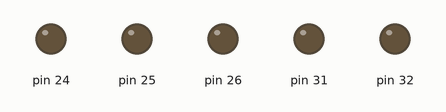
Recording of a sketch running on a simulated Teensy 4. Shown: output pins drawn as LEDs (lit = HIGH). Pins used as bus, display or sensor lines are not drawn; what the sketch prints to the serial monitor is not drawn.

Above: at 0.1 s.
At 6.5 s:
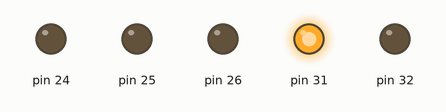
At 8.9 s:
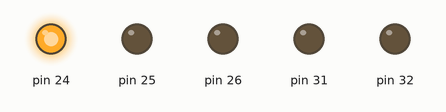
At 11.9 s:
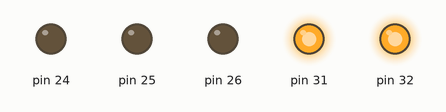
At 22.0 s:
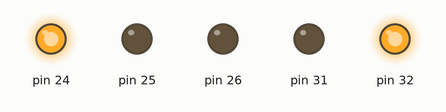
At 41.8 s:
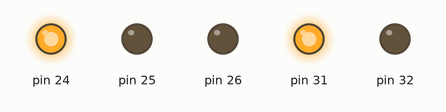
Timing chart, 0 to 46.0 s (numbered marks = the images above):
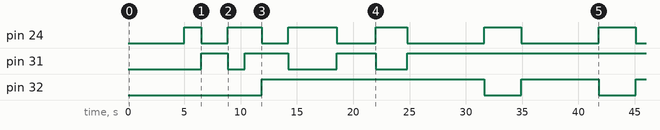

Measured:
- by itself, pin 24: HIGH → LOW at 6.5 s, → HIGH 2.4 s later, → LOW 3.0 s later, → HIGH 2.4 s later, … (11 changes in this stretch)
- by itself, pin 31: goes HIGH 2.4 s, LOW 1.5 s, HIGH 3.9 s, LOW 4.3 s, HIGH 3.4 s, LOW 2.8 s, then HIGH
- by itself, pin 32: goes HIGH 19.8 s, LOW 3.3 s, HIGH 6.9 s, LOW 3.3 s, then HIGH

The sketch:

summerbot-motionbase.ino
```cpp
//#include <Arduino.h>
#include "DualDRV8825.h"
#include "MotionBase.h"
IntervalTimer motionTimer;
DualDRV8825* dd=new DualDRV8825(200, 32, 30, 31, 29, 26, 25, 24);// steps per rev,left dir pin, left step pin, right dir pin, right step pin, mode pin 0, mode pin 1, mode pin 2
MotionBase mb(dd,33,63); // motors, wheel radius, robot radius, x, y, a
int r = 0;
void setup (){
  //Timer
  motionTimer.begin(motionLoop,100);// 10kHz (100 is the period in microS)
  motionTimer.priority(1); //slightly above normal

  //Serial
  Serial.begin(250000);

  //Test move
  delay(5000);
  Serial.println("Start");
  mb.moveToRPM(100,100,3.141592/2,400); //move diagonaly to x=100 y=100 then turn to a=90deg
  mb.moveTo(200,200,3.141592/2);
  mb.moveTo(0,0,0);
  mb.moveTo(1000,0,3.141592);
  mb.moveTo(0,0,0);
  mb.moveToRPM(1000,0,3.141592,48);
  Serial.println(mb.movesString()); //should be 3 moves
  mb.computeLastMoveCoords();
  Serial.print(mb.getLastMoveX());
  Serial.print(" ");
  Serial.print(mb.getLastMoveY());
  Serial.print(" ");
  Serial.println(mb.getLastMoveA());
  delay(1000);
}

void loop (){
  //Debug display
  if(r>1000){
    Serial.println(mb.movesString());
    Serial.println(dd->getRemainingSteps());
    Serial.print(mb.getX());
    Serial.print(" ");
    Serial.print(mb.getY());
    Serial.print(" ");
    Serial.println(mb.getA());
    r=0;
  }
  r++;
}
void motionLoop(){
  mb.update();
}
```

DualDRV8825.cpp
```cpp
#include "DualDRV8825.h"
#include <Arduino.h>

const uint8_t DualDRV8825::MS_TABLE[] = {0b000, 0b001, 0b010, 0b011, 0b100, 0b111};

/*
 * Basic connection: only DIR, STEP are connected.
 * Microstepping controls should be hardwired.
 */
DualDRV8825::DualDRV8825(short steps, short ldir_pin, short lstep_pin, short rdir_pin, short rstep_pin)
:motor_steps(steps), ldir_pin(ldir_pin), lstep_pin(lstep_pin), rdir_pin(rdir_pin), rstep_pin(rstep_pin)
{}

DualDRV8825::DualDRV8825(short steps, short ldir_pin, short lstep_pin, short rdir_pin, short rstep_pin, short enable_pin)
:motor_steps(steps), ldir_pin(ldir_pin), lstep_pin(lstep_pin), rdir_pin(rdir_pin), rstep_pin(rstep_pin), enable_pin(enable_pin)
{}

DualDRV8825::DualDRV8825(short steps, short ldir, short lstep, short rdir, short rstep, short ms1, short ms2, short ms3)
:motor_steps(steps), ldir_pin(ldir), lstep_pin(lstep), rdir_pin(rdir), rstep_pin(rstep),ms1_pin(ms1), ms2_pin(ms2), ms3_pin(ms3)
{}

DualDRV8825::DualDRV8825(short steps, short ldir_pin, short lstep_pin, short rdir_pin, short rstep_pin, short enable_pin, short ms1_pin, short ms2_pin, short ms3_pin)
:motor_steps(steps), ldir_pin(ldir_pin), lstep_pin(lstep_pin), rdir_pin(rdir_pin), rstep_pin(rstep_pin), enable_pin(enable_pin),ms1_pin(ms1_pin), ms2_pin(ms2_pin), ms3_pin(ms3_pin)
{}
/*
 * Initialize pins, calculate timings etc
 */
void DualDRV8825::begin(short rpm, short microsteps){
    pinMode(ldir_pin, OUTPUT);
    pinMode(rdir_pin, OUTPUT);
    digitalWrite(ldir_pin, HIGH);
    digitalWrite(rdir_pin, HIGH);

    pinMode(lstep_pin, OUTPUT);
    pinMode(rstep_pin, OUTPUT);
    digitalWrite(lstep_pin, LOW);
    digitalWrite(rstep_pin, LOW);

    if IS_CONNECTED(enable_pin){
        pinMode(enable_pin, OUTPUT);
        digitalWrite(enable_pin, HIGH); // disable
    }

    this->rpm = rpm;
    setMicrostep(microsteps);

    enable();
    if (!IS_CONNECTED(ms1_pin) || !IS_CONNECTED(ms2_pin) || !IS_CONNECTED(ms3_pin)){
        return;
    }

    pinMode(ms1_pin, OUTPUT);
    pinMode(ms2_pin, OUTPUT);
    pinMode(ms3_pin, OUTPUT);
}

/*
 * Set target motor RPM (1-200 is a reasonable range)
 */
void DualDRV8825::setRPM(short rpm){
    if (this->rpm == 0){        // begin() has not been called (old 1.0 code)
        begin(rpm, microsteps);
    }
    this->rpm = rpm;
}

/*
 * Set stepping mode (1:microsteps)
 * Allowed ranges for DualDRV8825 are 1:1 to 1:128
 */
short DualDRV8825::setMicrostep(short microsteps){
    for (short ms=1; ms <= getMaxMicrostep(); ms<<=1){
        if (microsteps == ms){
            this->microsteps = microsteps;
            break;
        }
    }

    if (!IS_CONNECTED(ms1_pin) || !IS_CONNECTED(ms2_pin) || !IS_CONNECTED(ms3_pin)){
        return this->microsteps;
    }

    const uint8_t* ms_table = getMicrostepTable();
    size_t ms_table_size = getMicrostepTableSize();

    unsigned short i = 0;
    while (i < ms_table_size){
        if (this->microsteps & (1<<i)){
            uint8_t mask = ms_table[i];
            digitalWrite(ms3_pin, mask & 4);
            digitalWrite(ms2_pin, mask & 2);
            digitalWrite(ms1_pin, mask & 1);
            break;
        }
        i++;
    }
    return this->microsteps;
}

const uint8_t* DualDRV8825::getMicrostepTable()
{
    return (uint8_t*)DualDRV8825::MS_TABLE;
}

size_t DualDRV8825::getMicrostepTableSize()
{
    return sizeof(MS_TABLE);
}

short DualDRV8825::getMaxMicrostep(){
    return DualDRV8825::MAX_MICROSTEP;
}


/*
 * Set speed profile - CONSTANT_SPEED, LINEAR_SPEED (accelerated)
 * accel and decel are given in [full steps/s^2]
 */
void DualDRV8825::setSpeedProfile(Mode mode, short accel, short decel){
    profile.mode = mode;
    profile.accel = accel;
    profile.decel = decel;
}
void DualDRV8825::setSpeedProfile(struct Profile profile){
    this->profile = profile;
}

/*
 * Move the motor a given number of steps.
 * positive to move forward, negative to reverse
 */
void DualDRV8825::syncMove(long steps,short rotate){
    asyncMove(steps,rotate);
    while (update());
}
/*
 * Set up a new move or alter an active move (calculate and save the parameters)
 */
void DualDRV8825::asyncMove(long steps,short rotate){
    long speed;
    if (steps_remaining>0){
        alterMove(steps,rotate);
    } else {
        // set up new move
        dir_state = (steps >= 0) ? HIGH : LOW;
        rot_state = rotate ? HIGH : LOW;
        last_action_end = 0;
        steps_remaining = abs(steps);
        step_count = 0;
        rest = 0;
        switch (profile.mode){
        case LINEAR_SPEED:
            // speed is in [steps/s]
            speed = rpm * motor_steps / 60;
            // how many steps from 0 to target rpm
            steps_to_cruise = speed * speed * microsteps / (2 * profile.accel);
            // how many steps are needed from target rpm to a full stop
            steps_to_brake = steps_to_cruise * profile.accel / profile.decel;
            if (steps_remaining < steps_to_cruise + steps_to_brake){
                // cannot reach max speed, will need to brake early
                steps_to_cruise = steps_remaining * profile.decel / (profile.accel + profile.decel);
                steps_to_brake = steps_remaining - steps_to_cruise;
            }
            // Initial pulse (c0) including error correction factor 0.676 [us]
            step_pulse = (1e+6)*0.676*sqrt(2.0f/(profile.accel*microsteps));
            break;

        case CONSTANT_SPEED:
        default:
            step_pulse = STEP_PULSE(rpm, motor_steps, microsteps);
            steps_to_cruise = 0;
            steps_to_brake = 0;
        }
    }
}
/*
 * Alter a running move by adding/removing steps
 * FIXME: This is a naive implementation and it only works well in CRUISING state
 */
void DualDRV8825::alterMove(long steps,short rotate){
    switch (getCurrentState()){
    case ACCELERATING: // this also works but will keep the original speed target
    case CRUISING:
        rot_state = rotate ? HIGH : LOW;
        if (steps >= 0){
            steps_remaining += steps;
        } else {
            steps_remaining = max(steps_to_brake, steps_remaining+steps);
        };
        break;
    case DECELERATING:
        // would need to start accelerating again -- NOT IMPLEMENTED
        break;
    case STOPPED:
        asyncMove(steps,rotate);
        break;
    }
}
/*
 * Brake early.
 */
void DualDRV8825::startBrake(void){
    switch (getCurrentState()){
    case CRUISING:  // this applies to both CONSTANT_SPEED and LINEAR_SPEED modes
        steps_remaining = steps_to_brake;
        break;

    case ACCELERATING:
        steps_remaining = step_count * profile.accel / profile.decel;
        break;

    default:
        break; // nothing to do if already stopped or braking
    }
}
/*
 * Stop movement immediately.
 */
void DualDRV8825::stop(void){
    steps_remaining = 0;
}
/*
 * Return calculated time to complete the given move
 */
long DualDRV8825::getTimeForMove(long steps){
    long t;
    switch (profile.mode){
        case LINEAR_SPEED:
            asyncMove(steps);
            t = (long)(
                  sqrt((double)(2 * steps_to_cruise / profile.accel)) +
                  (steps_remaining - steps_to_cruise - steps_to_brake) * STEP_PULSE(rpm, motor_steps, microsteps) +
                  sqrt((double)(2 * steps_to_brake / profile.decel))
                );
            break;
        case CONSTANT_SPEED:
        default:
            t = STEP_PULSE(rpm, motor_steps, microsteps);
    }
    return t;
}
/*
 * calculate the interval til the next pulse
 */
void DualDRV8825::calcStepPulse(void){
    if (steps_remaining <= 0){  // this should not happen, but avoids strange calculations
        return;
    }

    steps_remaining--;
    step_count++;

    if (profile.mode == LINEAR_SPEED){
        switch (getCurrentState()){
        case ACCELERATING:
            step_pulse = step_pulse - (2*step_pulse+rest)/(4*step_count+1);
            rest = (step_count < steps_to_cruise) ? (2*step_pulse+rest) % (4*step_count+1) : 0;
            break;

        case DECELERATING:
            step_pulse = step_pulse - (2*step_pulse+rest)/(-4*steps_remaining+1);
            rest = (2*step_pulse+rest) % (-4*steps_remaining+1);
            break;

        default:
            break; // no speed changes
        }
    }
}
/*
 * Yield to step control
 * Toggle step and return if the motor is working
 */
bool DualDRV8825::update(void){
    if (steps_remaining > 0){
        if(micros()>next_action_interval+last_action_end){
          /*
           * DIR pin is sampled on rising STEP edge, so it is set first
           */
          digitalWrite(ldir_pin, dir_state);
          digitalWrite(rdir_pin, dir_state != rot_state? HIGH:LOW);
          digitalWrite(lstep_pin, HIGH);
          digitalWrite(rstep_pin, HIGH);
          unsigned m = micros();
          long pulse = step_pulse; // save value because calcStepPulse() will overwrite it
          calcStepPulse();
          m = micros() - m;
          // We should pull HIGH for 1-2us (step_high_min)
          if (m < step_high_min){ // fast MCPU or CONSTANT_SPEED
              delayMicros(step_high_min-m);
              m = step_high_min;
          };
          digitalWrite(lstep_pin, LOW);
          digitalWrite(rstep_pin, LOW);
          // account for calcStepPulse() execution time; sets ceiling for max rpm on slower MCUs
          last_action_end = micros();
          next_action_interval = (pulse > m) ? pulse - m : 1;
        }
        return true;
    } else {
        // end of move
        last_action_end = 0;
        next_action_interval = 0;
        return false;
    }
}

enum DualDRV8825::State DualDRV8825::getCurrentState(void){
    enum State state;
    if (steps_remaining <= 0){
        state = STOPPED;
    } else {
        if (steps_remaining <= steps_to_brake){
            state = DECELERATING;
        } else if (step_count <= steps_to_cruise){
            state = ACCELERATING;
        } else {
            state = CRUISING;
        }
    }
    return state;
}

/*
 * Enable/Disable the motor by setting a digital flag
 */
void DualDRV8825::enable(void){
    if IS_CONNECTED(enable_pin){
        digitalWrite(enable_pin, LOW);
    }
}

void DualDRV8825::disable(void){
    if IS_CONNECTED(enable_pin){
        digitalWrite(enable_pin, HIGH);
    }
}
```

DualDRV8825.h
```cpp
/*
 * Generic Stepper Motor Driver For Interupt Updates
 *
 * By Titouan Baillon for ARENIB
 * Based on work from Laurentiu Badea
 */
#ifndef DUAL_DRV8825_H
#define DUAL_DRV8825_H
#include <Arduino.h>

// used internally by the library to mark unconnected pins
#define PIN_UNCONNECTED -1
#define IS_CONNECTED(pin) (pin != PIN_UNCONNECTED)

/*
 * calculate the step pulse in microseconds for a given rpm value.
 * 60[s/min] * 1000000[us/s] / microsteps / steps / rpm
 */
#define STEP_PULSE(steps, microsteps, rpm) (60*1000000L/steps/microsteps/rpm)

// don't call yield if we have a wait shorter than this
#define MIN_YIELD_MICROS 50

/*
 * Basic Stepper Driver class.
 * Microstepping level should be externally controlled or hardwired.
 */
class DualDRV8825 {
public:
    enum Mode {CONSTANT_SPEED, LINEAR_SPEED};
    enum State {STOPPED, ACCELERATING, CRUISING, DECELERATING};
    struct Profile {
        Mode mode = CONSTANT_SPEED;
        short accel = 1000;     // acceleration [steps/s^2]
        short decel = 1000;     // deceleration [steps/s^2]
    };
    static inline void delayMicros(unsigned long delay_us, unsigned long start_us = 0){
        if (delay_us){
            if (!start_us){
                start_us = micros();
            }
            if (delay_us > MIN_YIELD_MICROS){
                yield();
            }
            // See https://www.gammon.com.au/millis
            while (micros() - start_us < delay_us);
        }
    }

private:
    // calculation remainder to be fed into successive steps to increase accuracy (Atmel DOC8017)
    long rest;
    unsigned long last_action_end = 0;
    unsigned long next_action_interval = 0;

protected:
    /*
     * Motor Configuration
     */
    short motor_steps;           // motor steps per revolution (usually 200)

    /*
     * Driver Configuration
     */
    short ldir_pin;
    short lstep_pin;
    short rdir_pin;
    short rstep_pin;
    short enable_pin = PIN_UNCONNECTED;
    static const uint8_t MS_TABLE[];
    short ms1_pin = PIN_UNCONNECTED;
    short ms2_pin = PIN_UNCONNECTED;
    short ms3_pin = PIN_UNCONNECTED;
    virtual const uint8_t* getMicrostepTable();
    virtual size_t getMicrostepTableSize();
    short getMaxMicrostep();
    // current microstep level (1,2,4,8,...), must be < getMaxMicrostep()
    short microsteps = 1;
    // tWH(STEP) pulse duration, STEP high, min value (us)
    static const int step_high_min = 2;
    // tWL(STEP) pulse duration, STEP low, min value (1.9us)
    static const int step_low_min = 2;
    // tWAKE wakeup time, nSLEEP inactive to STEP (1000us)
    static const int wakeup_time = 1700;

    short rpm = 0;

    /*
     * Movement state
     */
    struct Profile profile;

    long step_count;        // current position
    long steps_remaining = 0;   // to complete the current move (absolute value)
    long steps_to_cruise;   // steps to reach cruising (max) rpm
    long steps_to_brake;    // steps needed to come to a full stop
    long step_pulse;        // step pulse duration (microseconds)
    long nextStepTime;

    // DIR pin state
    short dir_state;
    short rot_state;

    void calcStepPulse(void);

    // this is internal because one can call the start methods while CRUISING to get here
    void alterMove(long steps,short rotate);

private:
    // microstep range (1, 16, 32 etc)
    static const short MAX_MICROSTEP = 32;

public:
    /*
     * Basic connection: DIR, STEP are connected.
     */
    DualDRV8825(short steps, short ldir_pin, short lstep_pin, short rdir_pin, short rstep_pin);
    DualDRV8825(short steps, short ldir_pin, short lstep_pin, short rdir_pin, short rstep_pin, short enable_pin);
    DualDRV8825(short steps, short ldir_pin, short lstep_pin, short rdir_pin, short rstep_pin, short ms1_pin, short ms2_pin, short ms3_pin);
    DualDRV8825(short steps, short ldir_pin, short lstep_pin, short rdir_pin, short rstep_pin, short enable_pin, short ms1_pin, short ms2_pin, short ms3_pin);
    /*
     * Initialize pins, calculate timings etc
     */
    void begin(short rpm=60, short microsteps=1);
    /*
     * Set current microstep level, 1=full speed, 32=fine microstepping
     * Returns new level or previous level if value out of range
     */
    short setMicrostep(short microsteps);
    short getMicrostep(void){
        return microsteps;
    }
    short getSteps(void){
        return motor_steps;
    }
    /*
     * Set target motor RPM (1-200 is a reasonable range)
     */
    void setRPM(short rpm);
    short getRPM(void){
        return rpm;
    };
    short getCurrentRPM(void){
        return (short)(60*1000000L / step_pulse / microsteps / motor_steps);
    }
    /*
     * Set speed profile - CONSTANT_SPEED, LINEAR_SPEED (accelerated)
     * accel and decel are given in [full steps/s^2]
     */
    void setSpeedProfile(Mode mode, short accel=1000, short decel=1000);
    void setSpeedProfile(struct Profile profile);
    struct Profile getSpeedProfile(void){
        return profile;
    }
    short getAcceleration(void){
        return profile.accel;
    }
    short getDeceleration(void){
        return profile.decel;
    }
    /*
     * Move the motor a given number of steps.
     * positive to move forward, negative to reverse
     */
    void syncMove(long steps,short rotate=0);
    /*
     * Turn off/on motor to allow the motor to be moved by hand/hold the position in place
     */
    void enable(void);
    void disable(void);
    /*
     * Methods for non-blocking mode.
     * They use more code but allow doing other operations between impulses.
     * The flow has two parts - start/initiate followed by looping with nextAction.
     * See NonBlocking example.
     */
    /*
     * Initiate a move over known distance (calculate and save the parameters)
     * Pick just one based on move type and distance type.
     */
    void asyncMove(long steps,short rotate=0);
    /*
     * Toggle step at the right time and return if the motor is working
     */
    bool update(void);
    /*
     * Optionally, call this to begin braking (and then stop) early
     * For constant speed, this is the same as stop()
     */
    void startBrake(void);
    /*
     * Immediate stop
     */
    void stop(void);
    /*
     * State querying
     */
    enum State getCurrentState(void);

    /*
     * Return calculated time to complete the given move
     */
    long getTimeForMove(long steps);
    long getRemainingSteps(){
      return steps_remaining;
    }
};
#endif // STEPPER_DRIVER_BASE_H
```

Source omitted: MotionBase.cpp (4552 bytes), MotionBase.h (4002 bytes)
